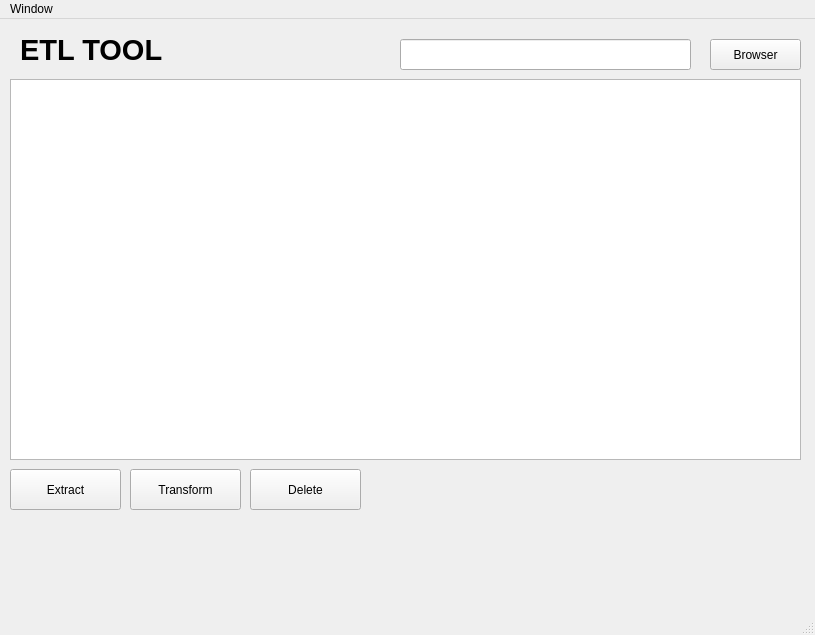
<?xml version="1.0" encoding="UTF-8"?>
<ui version="4.0">
 <class>MainWindow</class>
 <widget class="QMainWindow" name="MainWindow">
  <property name="geometry">
   <rect>
    <x>0</x>
    <y>0</y>
    <width>815</width>
    <height>635</height>
   </rect>
  </property>
  <property name="windowTitle">
   <string>MainWindow</string>
  </property>
  <widget class="QWidget" name="centralwidget">
   <widget class="QTableWidget" name="tbData">
    <property name="geometry">
     <rect>
      <x>10</x>
      <y>60</y>
      <width>791</width>
      <height>381</height>
     </rect>
    </property>
    <property name="autoScroll">
     <bool>true</bool>
    </property>
   </widget>
   <widget class="QPushButton" name="btExtract">
    <property name="geometry">
     <rect>
      <x>10</x>
      <y>450</y>
      <width>111</width>
      <height>41</height>
     </rect>
    </property>
    <property name="text">
     <string>Extract</string>
    </property>
   </widget>
   <widget class="QPushButton" name="btTransform">
    <property name="geometry">
     <rect>
      <x>130</x>
      <y>450</y>
      <width>111</width>
      <height>41</height>
     </rect>
    </property>
    <property name="text">
     <string>Transform</string>
    </property>
   </widget>
   <widget class="QPushButton" name="btDelete">
    <property name="geometry">
     <rect>
      <x>250</x>
      <y>450</y>
      <width>111</width>
      <height>41</height>
     </rect>
    </property>
    <property name="text">
     <string>Delete</string>
    </property>
   </widget>
   <widget class="QLabel" name="label_2">
    <property name="geometry">
     <rect>
      <x>20</x>
      <y>-10</y>
      <width>451</width>
      <height>81</height>
     </rect>
    </property>
    <property name="font">
     <font>
      <pointsize>22</pointsize>
      <weight>75</weight>
      <bold>true</bold>
     </font>
    </property>
    <property name="text">
     <string>ETL TOOL</string>
    </property>
   </widget>
   <widget class="QPushButton" name="btBrowser">
    <property name="geometry">
     <rect>
      <x>710</x>
      <y>20</y>
      <width>91</width>
      <height>31</height>
     </rect>
    </property>
    <property name="text">
     <string>Browser</string>
    </property>
   </widget>
   <widget class="QLineEdit" name="lEtext">
    <property name="geometry">
     <rect>
      <x>400</x>
      <y>20</y>
      <width>291</width>
      <height>31</height>
     </rect>
    </property>
   </widget>
  </widget>
  <widget class="QMenuBar" name="menubar">
   <property name="geometry">
    <rect>
     <x>0</x>
     <y>0</y>
     <width>815</width>
     <height>26</height>
    </rect>
   </property>
   <widget class="QMenu" name="menuFile">
    <property name="title">
     <string>Window</string>
    </property>
    <addaction name="separator"/>
    <addaction name="actionNew_window_2"/>
    <addaction name="actionImport_File"/>
   </widget>
   <addaction name="menuFile"/>
  </widget>
  <widget class="QStatusBar" name="statusbar"/>
  <action name="actionNew_window">
   <property name="text">
    <string>New window</string>
   </property>
  </action>
  <action name="actionSave">
   <property name="text">
    <string>Save</string>
   </property>
  </action>
  <action name="actionNew_window_2">
   <property name="text">
    <string>New window</string>
   </property>
  </action>
  <action name="actionImport_File">
   <property name="text">
    <string>Import File</string>
   </property>
  </action>
 </widget>
 <resources/>
 <connections/>
</ui>
